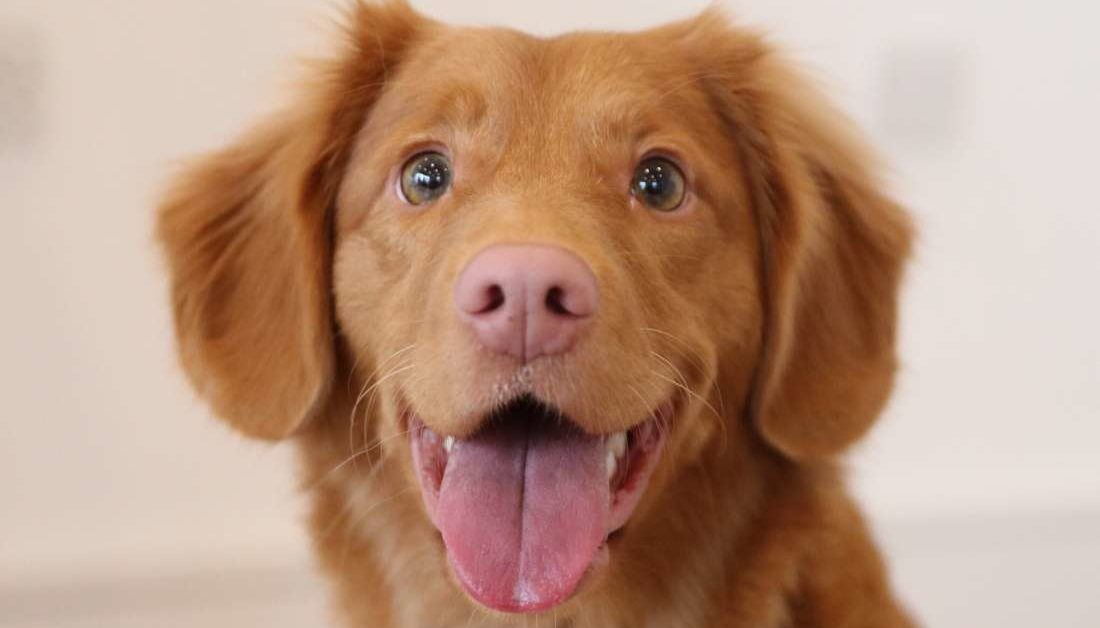
#> input picture image/322868_1100-1100x628.jpg, 1100 x 628 px
$ python histogram_Image.py
#> lines starting #> are read from the running program, lines starting #| are printed output that depends on the picture
import matplotlib.pyplot as plt
import numpy as np
import cv2

# Cumulative Distribution Function
g = cv2.imread('image/322868_1100-1100x628.jpg')
#> g is the input picture: shape (628, 1100, 3); mean B, G, R 127.5, 149.3, 185.1
hist, bin = np.histogram(g.flatten(), 256, [0, 256])
#> hist = 256 values, max 61215 at index 224, min 0 at index 241, mean 8095.3; bin = 257 values from 0 to 256
cdf = hist.cumsum()
#> cdf = 256 values from 200 to 2072400
cdf_list = list(cdf)
#> cdf_list = 256 values from 200 to 2072400
plt.plot(list(range(len(cdf_list))), cdf_list)
plt.xlabel("gray_labels")
plt.ylabel("Cumulatice Image")
plt.title("CDF")
plt.show()
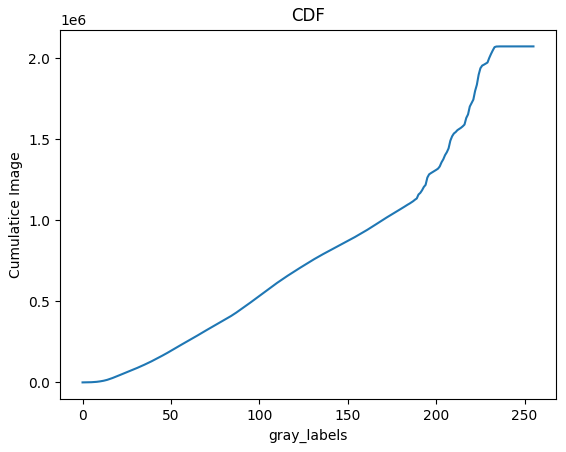
#> figure drawn by matplotlib, 1 panel; curve peaks at x = 255, y = 2072400

# Histogram Image Function
img = cv2.imread('image/322868_1100-1100x628.jpg')
color = ('b','g','r')
for i,col in enumerate(color):
    histr = cv2.calcHist([img],[i],None,[256],[0,256])
    plt.plot(histr,color = col)
    plt.xlim([0,256])
plt.show()
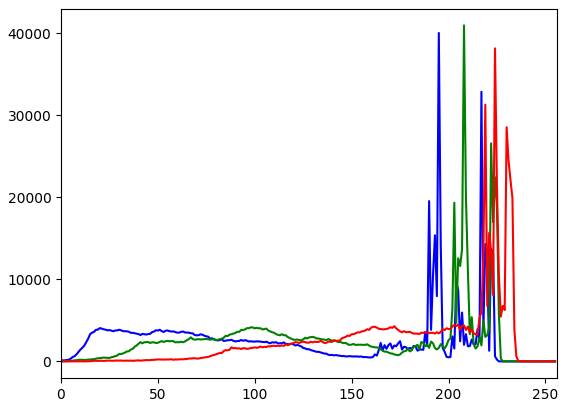
#> figure drawn by matplotlib, 1 panel; curve peaks at x = 195, y = 40022; curve peaks at x = 208, y = 40941; curve peaks at x = 224, y = 38140


img = cv2.imread('image/322868_1100-1100x628.jpg')
print(img.shape)
#| (628, 1100, 3)
cv2.imshow('asf', img)
cv2.waitKey(0)
cv2.destroyAllWindows()
#img = cv2.cvtColor(img, cv2.COLOR_RGB2GRAY)
